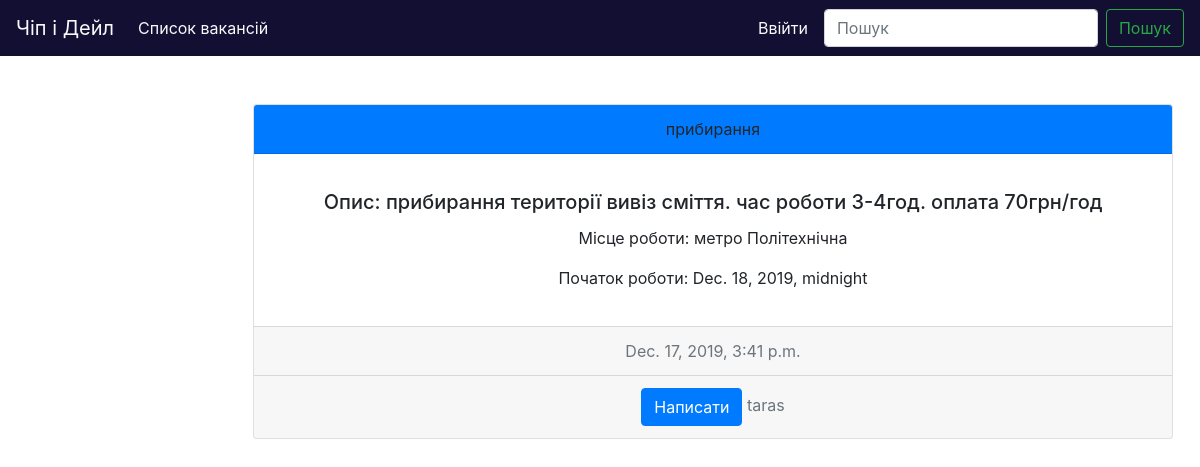
Page /chipdail/post/прибирання-1576597263/ on the committed database.
### chipdail/models.py (models this page shows, shortened)
class Post(models.Model):
    work = models.CharField(max_length=150, db_index=True)
    slug = models.SlugField(max_length=50, blank=True, unique=True)
    place = models.TextField(blank=True, db_index=True)
    body = models.TextField(blank=True, db_index=True)
    start_work = models.DateTimeField(null=True, blank=True)
    date_pub = models.DateTimeField(auto_now_add=True)
    user = models.ForeignKey(User, on_delete=models.CASCADE, null=True)

### chipdail/views.py (the view)
# urls.py: path('post/<str:slug>/', post_detail, name='post_detail_url'),
def post_detail(request, slug):
    post = Post.objects.get(slug__iexact=slug)
    return render(request, 'chipdail/post_detail.html', context={'post': post})

### chipdail/templates/chipdail/post_detail.html (shortened to what this page needs)
{% extends 'chipdail/base_block.html' %}
{% block content %}
    <div class="card text-center mt-5">
      <div class="card-header bg-primary">
        {{ post.work }}
      </div>
        <div class="card-body">
            <p class="card-text">
                <h5 class="card-title">Опис: {{ post.body }}</h5>
                <p class="card-text">Місце роботи: {{ post.place }}</p>
                <p class="card-text">Початок роботи: {{ post.start_work }}</p>
            </p>
        </div>
        <div class="card-footer text-muted">
            {{ post.date_pub }}
        </div>
         <div class="card-footer text-muted">
             {% if request.user.id != post.user.id %}
             <a href="" class="btn btn-primary">Написати</a>
             {% endif %}
             {{ post.user }}
         </div>
    </div>
{% endblock %}

### rows in the picture
Post: work "прибирання", body "прибирання території вивіз сміття. час роботи 3-4год. оплата 70грн/год", place "метро Політехнічна", start_work "Dec. 18, 2019, midnight", date_pub "Dec. 17, 2019, 3:41 p.m.", user "taras"
